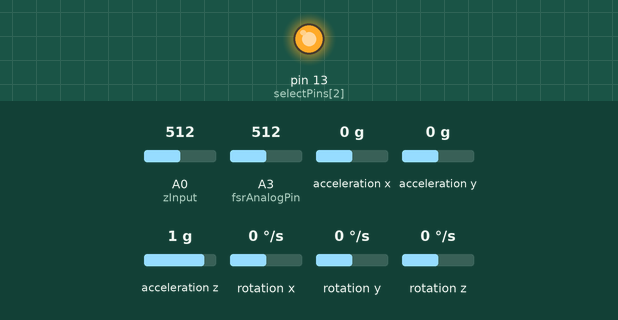
This sketch was run on a simulated Arduino Uno, built with avr-gcc and run on an emulated ATmega328P. On the bench: output pins drawn as LEDs (lit = HIGH). Wiring (inferred from the names in the program): MPU-6050 motion sensor at I2C address 0x68. The inputs (shaded band) are chosen by the test bench; at power-on: A0 (zInput) = 512, A3 (fsrAnalogPin) = 512, acceleration x 0 g, acceleration y 0 g, acceleration z 1 g, rotation x 0 °/s, rotation y 0 °/s, rotation z 0 °/s. Pins used as bus, display or sensor lines are not drawn; what the sketch prints to the serial monitor is not drawn.

Above: at 0.1 s.
Timing chart, 0 to 1.6 s (numbered marks = the images above):
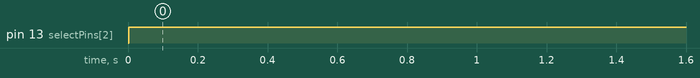

Measured:
- by itself, pin 13 (selectPins[2]): LOW → HIGH at 0.00 s

The sketch:

glove_final.ino
```cpp
#include <SoftwareSerial.h>
#include <math.h>
#include<Wire.h>

SoftwareSerial BTserial(0, 1); // RX | TX
// Connect the HC-05 TX to Arduino pin 2 RX.
// Connect the HC-05 RX to Arduino pin 3 TX through a voltage divider.

// Flex Sensor
const float VCC = 5.0; // Measured voltage of Ardunio 5V line 4.98 daw
const float R_DIV = 15000.0; //  15k ohms
const float DIV_4 = 1023.0; //?
const float DIV_2 = 512.0; //?

// Multiplexer
const int selectPins[3] = {11, 12, 13}; // S0~2, S1~3, S2~4
const int zOutput = 5;
const int zInput = A0; // Connect common (Z) to A0 (analog input)

// MPU6050
const int MPU6050_addr=0x68;
int16_t AccX,AccY,AccZ,Temp,GyroX,GyroY,GyroZ;

// FSR
const int fsrAnalogPin = A3; // FSR is connected to analog 3

void setup()
{


    // Multiplexer
    for (int i = 0; i < 3; i++)
    {
      pinMode(selectPins[i], OUTPUT);
      digitalWrite(selectPins[i], HIGH);
    }
    pinMode(zInput, INPUT); // Set up Z as an input
    pinMode(fsrAnalogPin, INPUT); // Set up fsr as input

    Wire.begin();
    Wire.beginTransmission(MPU6050_addr);
    Wire.write(0x6B);
    Wire.write(0);
    Wire.endTransmission(true);
    Serial.begin(9600);
    BTserial.begin(9600);
}

void loop()
{

  // Flex Sensor
  float flex[7];
  // Loop through five pins that are used (Y0 - Y4)
  for (byte pin = 0; pin <= 4; pin++)
  {
    if (pin == 0 && pin == 4)
    {
      selectMuxPin(pin); // Select one at a time
      int inputValue = analogRead(A0); // and read Z
      float FlexVoltage = inputValue * VCC / DIV_2;
      float FlexResistance = R_DIV * (VCC / FlexVoltage - 1.0);
      flex[pin] = FlexResistance;
    }
    else
    {
      selectMuxPin(pin); // Select one at a time
      int inputValue = analogRead(A0); // and read Z
      float FlexVoltage = inputValue * VCC / DIV_4;
      float FlexResistance = R_DIV * (VCC / FlexVoltage - 1.0);
      flex[pin] = FlexResistance;
    }
  }

  // MPU6050
  Wire.beginTransmission(MPU6050_addr);
  Wire.write(0x3B);
  Wire.endTransmission(false);
  Wire.requestFrom(MPU6050_addr,14,true);
  AccX=Wire.read()<<8|Wire.read();
  AccY=Wire.read()<<8|Wire.read();
  AccZ=Wire.read()<<8|Wire.read();
  Temp=Wire.read()<<8|Wire.read();
  GyroX=Wire.read()<<8|Wire.read();
  GyroY=Wire.read()<<8|Wire.read();
  GyroZ=Wire.read()<<8|Wire.read();

  // FSR
  int fsr = analogRead(fsrAnalogPin);

  if(fsr > 100) //if fsr is pressed
  {
    // Send all the data
    Serial.println("#" +
                  String(flex[0]) + "," +
                  String(flex[1]) + "," +
                  String(flex[2]) + "," +
                  String(flex[3]) + "," +
                  String(flex[4]) + "," +
                  String(GyroX) + "," +
                  String(GyroY) + "," +
                  String(GyroZ) + "," +
                  String(AccX) + "," +
                  String(AccY) + "," +
                  String(AccZ) + "~");

    BTserial.println("#" +
                  String(flex[0]) + "," +
                  String(flex[1]) + "," +
                  String(flex[2]) + "," +
                  String(flex[3]) + "," +
                  String(flex[4]) + "," +
                  String(GyroX) + "," +
                  String(GyroY) + "," +
                  String(GyroZ) + "," +
                  String(AccX) + "," +
                  String(AccY) + "," +
                  String(AccZ) + "~");
  }

  delay(1000);
}


// The selectMuxPin function sets the S0, S1, and S2 pins
// accordingly, given a pin from 0-7.
void selectMuxPin(byte pin)
{
  for (int i = 0; i < 3; i++)
  {
    if (pin & (1 << i))
      digitalWrite(selectPins[i], HIGH);
    else
      digitalWrite(selectPins[i], LOW);
  }
}
```
